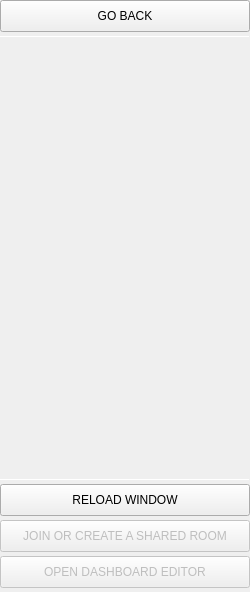
            <widget class="QFrame" name="frame_preferencesSideBar">
             <property name="minimumSize">
              <size>
               <width>250</width>
               <height>0</height>
              </size>
             </property>
             <property name="maximumSize">
              <size>
               <width>250</width>
               <height>16777215</height>
              </size>
             </property>
             <property name="frameShape">
              <enum>QFrame::NoFrame</enum>
             </property>
             <property name="frameShadow">
              <enum>QFrame::Raised</enum>
             </property>
             <layout class="QVBoxLayout" name="verticalLayout_16">
              <property name="spacing">
               <number>4</number>
              </property>
              <property name="leftMargin">
               <number>0</number>
              </property>
              <property name="topMargin">
               <number>0</number>
              </property>
              <property name="rightMargin">
               <number>0</number>
              </property>
              <property name="bottomMargin">
               <number>4</number>
              </property>
              <item>
               <widget class="QPushButton" name="btn_goBackHome">
                <property name="minimumSize">
                 <size>
                  <width>0</width>
                  <height>32</height>
                 </size>
                </property>
                <property name="maximumSize">
                 <size>
                  <width>16777215</width>
                  <height>32</height>
                 </size>
                </property>
                <property name="cursor">
                 <cursorShape>PointingHandCursor</cursorShape>
                </property>
                <property name="text">
                 <string>GO BACK</string>
                </property>
               </widget>
              </item>
              <item>
               <widget class="Line" name="line_8">
                <property name="minimumSize">
                 <size>
                  <width>0</width>
                  <height>1</height>
                 </size>
                </property>
                <property name="maximumSize">
                 <size>
                  <width>16777215</width>
                  <height>1</height>
                 </size>
                </property>
                <property name="orientation">
                 <enum>Qt::Horizontal</enum>
                </property>
               </widget>
              </item>
              <item>
               <spacer name="verticalSpacer_4">
                <property name="orientation">
                 <enum>Qt::Vertical</enum>
                </property>
                <property name="sizeHint" stdset="0">
                 <size>
                  <width>20</width>
                  <height>438</height>
                 </size>
                </property>
               </spacer>
              </item>
              <item>
               <widget class="Line" name="line_6">
                <property name="minimumSize">
                 <size>
                  <width>0</width>
                  <height>1</height>
                 </size>
                </property>
                <property name="maximumSize">
                 <size>
                  <width>16777215</width>
                  <height>1</height>
                 </size>
                </property>
                <property name="orientation">
                 <enum>Qt::Horizontal</enum>
                </property>
               </widget>
              </item>
              <item>
               <widget class="QPushButton" name="btn_reloadWIndow">
                <property name="minimumSize">
                 <size>
                  <width>0</width>
                  <height>32</height>
                 </size>
                </property>
                <property name="maximumSize">
                 <size>
                  <width>16777215</width>
                  <height>32</height>
                 </size>
                </property>
                <property name="cursor">
                 <cursorShape>PointingHandCursor</cursorShape>
                </property>
                <property name="text">
                 <string>RELOAD WINDOW</string>
                </property>
               </widget>
              </item>
              <item>
               <widget class="QPushButton" name="btn_launchRoomPanel">
                <property name="enabled">
                 <bool>false</bool>
                </property>
                <property name="minimumSize">
                 <size>
                  <width>0</width>
                  <height>32</height>
                 </size>
                </property>
                <property name="maximumSize">
                 <size>
                  <width>16777215</width>
                  <height>32</height>
                 </size>
                </property>
                <property name="cursor">
                 <cursorShape>PointingHandCursor</cursorShape>
                </property>
                <property name="text">
                 <string>JOIN OR CREATE A SHARED ROOM</string>
                </property>
               </widget>
              </item>
              <item>
               <widget class="QPushButton" name="btn_openDashboardEditor">
                <property name="enabled">
                 <bool>false</bool>
                </property>
                <property name="minimumSize">
                 <size>
                  <width>0</width>
                  <height>32</height>
                 </size>
                </property>
                <property name="maximumSize">
                 <size>
                  <width>16777215</width>
                  <height>32</height>
                 </size>
                </property>
                <property name="cursor">
                 <cursorShape>PointingHandCursor</cursorShape>
                </property>
                <property name="text">
                 <string>OPEN DASHBOARD EDITOR</string>
                </property>
               </widget>
              </item>
             </layout>
            </widget>
